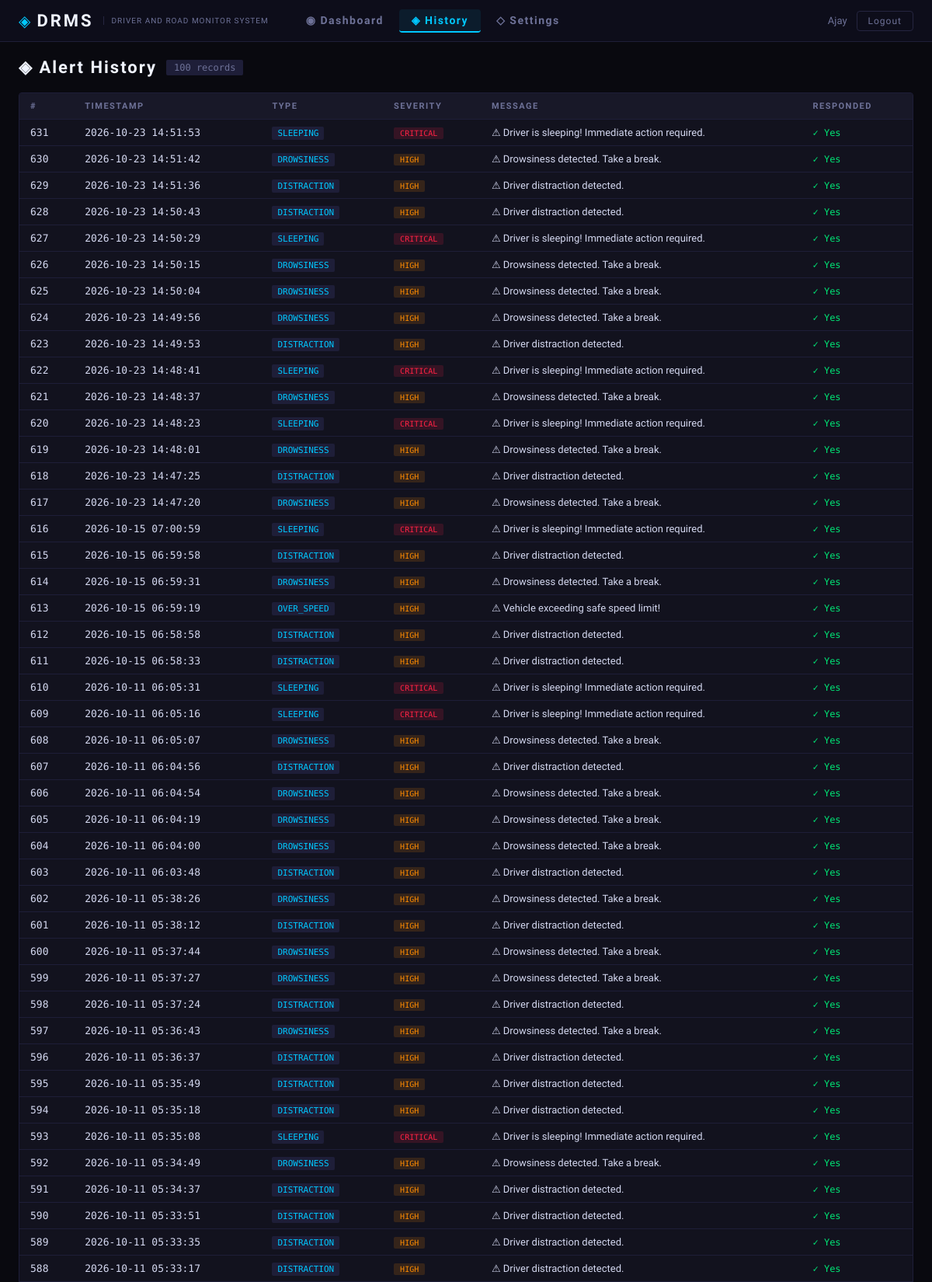
The app's page /history (signed in, upper part) with its own data.
### database/db.py (models this page shows)
class Alert(Base):
    __tablename__ = 'alerts'
    id         = Column(Integer, primary_key=True)
    alert_type = Column(String(50), nullable=False)   # e.g. 'DROWSINESS', 'LANE_DEVIATION'
    severity   = Column(String(20), nullable=False)   # 'LOW', 'MEDIUM', 'HIGH', 'CRITICAL'
    message    = Column(Text)
    timestamp  = Column(DateTime, default=datetime.utcnow)
    responded  = Column(Boolean, default=False)
    emergency_messages = relationship('EmergencyMessage', back_populates='alert', cascade='all, delete')

### app.py (the view)
@app.route('/history')
def history():
    if 'user_id' not in session:
        return redirect(url_for('login'))
    alerts = get_alert_history(limit=100)
    return render_template('history.html', alerts=alerts,
                           user_name=session.get('user_name', 'Driver'))

### database/db.py (called while the page is built)
def get_db():
    return SessionLocal()

def get_alert_history(limit: int = 50):
    db = get_db()
    try:
        return (db.query(Alert)
                  .order_by(Alert.timestamp.desc())
                  .limit(limit)
                  .all())
    finally:
        db.close()

### templates/history.html (shortened to what this page needs)
{% extends "base.html" %}
{% block content %}
<div class="page-header">
  <h2>◈ Alert History</h2>
  <span class="record-count">{{ alerts|length }} records</span>
</div>
<div class="history-table-wrap">
  <table class="history-table">
    <thead>
      <tr>
        <th>#</th>
        <th>Timestamp</th>
        <th>Type</th>
        <th>Severity</th>
        <th>Message</th>
        <th>Responded</th>
      </tr>
    </thead>
    <tbody>
      {% if alerts %}
        {% for a in alerts %}
        <tr class="row-{{ a.severity | lower }}">
          <td class="mono">{{ a.id }}</td>
          <td class="mono">{{ a.timestamp.strftime('%Y-%m-%d %H:%M:%S') }}</td>
          <td><span class="type-badge">{{ a.alert_type }}</span></td>
          <td><span class="severity-badge sev-{{ a.severity | lower }}">{{ a.severity }}</span></td>
          <td>{{ a.message }}</td>
          <td>{% if a.responded %}<span class="responded-yes">✓ Yes</span>{% else %}<span class="responded-no">✗ No</span>{% endif %}</td>
        </tr>
        {% endfor %}
      {% else %}
        <tr><td colspan="6" class="no-data">No alerts recorded yet.</td></tr>
      {% endif %}
    </tbody>
  </table>
</div>
{% endblock %}

### templates/base.html (shortened to what this page needs)
<!DOCTYPE html>
<html lang="en">
<head>
  <link rel="stylesheet" href="{{ url_for('static', filename='css/style.css', v='3') }}"/>
</head>
<body{% block body_class %}{% endblock %}>
  {% block nav %}
  <nav class="topnav">
    <div class="nav-brand">
      <span class="brand-icon">◈</span>
      <span class="brand-name"><a href="{{ url_for('landing') }}" style="color: inherit; text-decoration: none;">DRMS</a></span>
      <span class="brand-sub">Driver And Road Monitor System</span>
    </div>
    <div class="nav-links">
      <a href="{{ url_for('dashboard') }}" class="nav-link {% if request.endpoint == 'dashboard' %}active{% endif %}">
        ◉ Dashboard
      </a>
      <a href="{{ url_for('history') }}" class="nav-link {% if request.endpoint == 'history' %}active{% endif %}">
        ◈ History
      </a>
      <a href="{{ url_for('settings') }}" class="nav-link {% if request.endpoint == 'settings' %}active{% endif %}">
        ◇ Settings
      </a>
    </div>
    <div class="nav-user">
      <span class="user-name">{{ user_name }}</span>
      <a href="{{ url_for('logout') }}" class="btn-logout">Logout</a>
    </div>
  </nav>
  {% endblock %}
  {% block main %}
  <main class="main-content">
    {% block content %}{% endblock %}
  </main>
  {% endblock %}
</body>
</html>

### static/css/style.css (style rules this page uses)
:root { --bg: #09090f; --bg2: #0d0d1a; --bg3: #111120; --panel: #12121e; --panel2: #181828; --border: #1e1e38; --border2: #252540; --accent: #00c8ff; --accent2: #0090cc; --warn: #ff8c00; --danger: #ff2244; --success: #00e676; --purple: #7c3aed; --text: #d4d8f0; --text-dim: #6e7298; --text-bright: #f0f4ff; --font-head: 'Rajdhani', sans-serif; --font-body: 'Exo 2', sans-serif; --font-mono: 'Share Tech Mono', monospace; --radius: 4px; --shadow: 0 4px 24px rgba(0,0,0,0.6); }
*, *::before, *::after { box-sizing: border-box; margin: 0; padding: 0; }
html, body { background: var(--bg); color: var(--text); font-family: var(--font-body); font-size: 14px; min-height: 100vh; }
.topnav { display: flex; align-items: center; gap: 0; padding: 0 24px; height: 54px; background: var(--bg2); border-bottom: 1px solid var(--border); position: sticky; top: 0; z-index: 100; }
.nav-brand { display: flex; align-items: center; gap: 8px; margin-right: 32px; }
.brand-icon { color: var(--accent); font-size: 20px; }
.brand-name { font-family: var(--font-head); font-size: 22px; font-weight: 700; color: var(--text-bright); letter-spacing: 3px; }
.brand-sub { font-size: 10px; color: var(--text-dim); text-transform: uppercase; letter-spacing: 1px; border-left: 1px solid var(--border2); padding-left: 10px; margin-left: 4px; }
.nav-links { display: flex; gap: 4px; flex: 1; }
.nav-link { padding: 6px 16px; font-family: var(--font-head); font-size: 14px; font-weight: 600; letter-spacing: 1.5px; color: var(--text-dim); text-decoration: none; border-radius: var(--radius); transition: all 0.2s; }
.nav-link.active { color: var(--accent); background: rgba(0,200,255,0.08); border-bottom: 2px solid var(--accent); }
.nav-user { display: flex; align-items: center; gap: 12px; }
.user-name { font-family: var(--font-head); font-size: 13px; color: var(--text-dim); }
.btn-logout { padding: 5px 14px; background: transparent; border: 1px solid var(--border2); color: var(--text-dim); border-radius: var(--radius); font-family: var(--font-head); font-size: 12px; letter-spacing: 1px; cursor: pointer; transition: all 0.2s; text-decoration: none; }
.main-content { padding: 20px 24px 40px; }
.mono { font-family: var(--font-mono); }
.sev-critical { background: rgba(255,34,68,0.2); color: var(--danger); }
.sev-high { background: rgba(255,140,0,0.2); color: var(--warn); }
.page-header { display: flex; align-items: center; gap: 12px; margin-bottom: 20px; }
.page-header h2 { font-family: var(--font-head); font-size: 22px; letter-spacing: 2px; color: var(--text-bright); }
.record-count { font-family: var(--font-mono); font-size: 12px; background: var(--border); padding: 3px 10px; border-radius: 2px; color: var(--text-dim); }
.history-table-wrap { background: var(--panel); border: 1px solid var(--border); border-radius: var(--radius); overflow: auto; }
.history-table { width: 100%; border-collapse: collapse; font-size: 13px; }
.history-table th { font-family: var(--font-head); font-size: 11px; letter-spacing: 1.5px; text-transform: uppercase; color: var(--text-dim); padding: 10px 14px; background: var(--panel2); border-bottom: 1px solid var(--border); text-align: left; white-space: nowrap; }
.history-table td { padding: 9px 14px; border-bottom: 1px solid var(--border); color: var(--text); }
.type-badge { font-family: var(--font-mono); font-size: 11px; background: var(--border); padding: 2px 7px; border-radius: 2px; color: var(--accent); }
.severity-badge { font-family: var(--font-mono); font-size: 10px; padding: 2px 8px; border-radius: 2px; }
.sev-critical { background: rgba(255,34,68,0.15); color: var(--danger); }
.sev-high { background: rgba(255,140,0,0.15); color: var(--warn); }
.responded-yes { color: var(--success); font-family: var(--font-mono); font-size: 12px; }

### records on screen
Alert: id "631", timestamp "2026-10-23 14:51:53", alert_type "SLEEPING", severity "CRITICAL", message "⚠ Driver is sleeping! Immediate action required.", responded "✓ Yes"
Alert: id "630", timestamp "2026-10-23 14:51:42", alert_type "DROWSINESS", severity "HIGH", message "⚠ Drowsiness detected. Take a break.", responded "✓ Yes"
Alert: id "629", timestamp "2026-10-23 14:51:36", alert_type "DISTRACTION", severity "HIGH", message "⚠ Driver distraction detected.", responded "✓ Yes"
Alert: id "628", timestamp "2026-10-23 14:50:43", alert_type "DISTRACTION", severity "HIGH", message "⚠ Driver distraction detected.", responded "✓ Yes"
Alert: id "627", timestamp "2026-10-23 14:50:29", alert_type "SLEEPING", severity "CRITICAL", message "⚠ Driver is sleeping! Immediate action required.", responded "✓ Yes"
Alert: id "626", timestamp "2026-10-23 14:50:15", alert_type "DROWSINESS", severity "HIGH", message "⚠ Drowsiness detected. Take a break.", responded "✓ Yes"
Alert: id "625", timestamp "2026-10-23 14:50:04", alert_type "DROWSINESS", severity "HIGH", message "⚠ Drowsiness detected. Take a break.", responded "✓ Yes"
Alert: id "624", timestamp "2026-10-23 14:49:56", alert_type "DROWSINESS", severity "HIGH", message "⚠ Drowsiness detected. Take a break.", responded "✓ Yes"
Alert: id "623", timestamp "2026-10-23 14:49:53", alert_type "DISTRACTION", severity "HIGH", message "⚠ Driver distraction detected.", responded "✓ Yes"
Alert: id "622", timestamp "2026-10-23 14:48:41", alert_type "SLEEPING", severity "CRITICAL", message "⚠ Driver is sleeping! Immediate action required.", responded "✓ Yes"
Alert: id "621", timestamp "2026-10-23 14:48:37", alert_type "DROWSINESS", severity "HIGH", message "⚠ Drowsiness detected. Take a break.", responded "✓ Yes"
Alert: id "620", timestamp "2026-10-23 14:48:23", alert_type "SLEEPING", severity "CRITICAL", message "⚠ Driver is sleeping! Immediate action required.", responded "✓ Yes"
Alert: id "619", timestamp "2026-10-23 14:48:01", alert_type "DROWSINESS", severity "HIGH", message "⚠ Drowsiness detected. Take a break.", responded "✓ Yes"
Alert: id "618", timestamp "2026-10-23 14:47:25", alert_type "DISTRACTION", severity "HIGH", message "⚠ Driver distraction detected.", responded "✓ Yes"
Alert: id "617", timestamp "2026-10-23 14:47:20", alert_type "DROWSINESS", severity "HIGH", message "⚠ Drowsiness detected. Take a break.", responded "✓ Yes"
Alert: id "616", timestamp "2026-10-15 07:00:59", alert_type "SLEEPING", severity "CRITICAL", message "⚠ Driver is sleeping! Immediate action required.", responded "✓ Yes"
Alert: id "615", timestamp "2026-10-15 06:59:58", alert_type "DISTRACTION", severity "HIGH", message "⚠ Driver distraction detected.", responded "✓ Yes"
Alert: id "614", timestamp "2026-10-15 06:59:31", alert_type "DROWSINESS", severity "HIGH", message "⚠ Drowsiness detected. Take a break.", responded "✓ Yes"
Alert: id "613", timestamp "2026-10-15 06:59:19", alert_type "OVER_SPEED", severity "HIGH", message "⚠ Vehicle exceeding safe speed limit!", responded "✓ Yes"
Alert: id "612", timestamp "2026-10-15 06:58:58", alert_type "DISTRACTION", severity "HIGH", message "⚠ Driver distraction detected.", responded "✓ Yes"
Alert: id "611", timestamp "2026-10-15 06:58:33", alert_type "DISTRACTION", severity "HIGH", message "⚠ Driver distraction detected.", responded "✓ Yes"
Alert: id "610", timestamp "2026-10-11 06:05:31", alert_type "SLEEPING", severity "CRITICAL", message "⚠ Driver is sleeping! Immediate action required.", responded "✓ Yes"
Alert: id "609", timestamp "2026-10-11 06:05:16", alert_type "SLEEPING", severity "CRITICAL", message "⚠ Driver is sleeping! Immediate action required.", responded "✓ Yes"
Alert: id "608", timestamp "2026-10-11 06:05:07", alert_type "DROWSINESS", severity "HIGH", message "⚠ Drowsiness detected. Take a break.", responded "✓ Yes"
Alert: id "607", timestamp "2026-10-11 06:04:56", alert_type "DISTRACTION", severity "HIGH", message "⚠ Driver distraction detected.", responded "✓ Yes"
Alert: id "606", timestamp "2026-10-11 06:04:54", alert_type "DROWSINESS", severity "HIGH", message "⚠ Drowsiness detected. Take a break.", responded "✓ Yes"
Alert: id "605", timestamp "2026-10-11 06:04:19", alert_type "DROWSINESS", severity "HIGH", message "⚠ Drowsiness detected. Take a break.", responded "✓ Yes"
Alert: id "604", timestamp "2026-10-11 06:04:00", alert_type "DROWSINESS", severity "HIGH", message "⚠ Drowsiness detected. Take a break.", responded "✓ Yes"
Alert: id "603", timestamp "2026-10-11 06:03:48", alert_type "DISTRACTION", severity "HIGH", message "⚠ Driver distraction detected.", responded "✓ Yes"
Alert: id "602", timestamp "2026-10-11 05:38:26", alert_type "DROWSINESS", severity "HIGH", message "⚠ Drowsiness detected. Take a break.", responded "✓ Yes"
Alert: id "601", timestamp "2026-10-11 05:38:12", alert_type "DISTRACTION", severity "HIGH", message "⚠ Driver distraction detected.", responded "✓ Yes"
Alert: id "600", timestamp "2026-10-11 05:37:44", alert_type "DROWSINESS", severity "HIGH", message "⚠ Drowsiness detected. Take a break.", responded "✓ Yes"
Alert: id "599", timestamp "2026-10-11 05:37:27", alert_type "DROWSINESS", severity "HIGH", message "⚠ Drowsiness detected. Take a break.", responded "✓ Yes"
Alert: id "598", timestamp "2026-10-11 05:37:24", alert_type "DISTRACTION", severity "HIGH", message "⚠ Driver distraction detected.", responded "✓ Yes"
Alert: id "597", timestamp "2026-10-11 05:36:43", alert_type "DROWSINESS", severity "HIGH", message "⚠ Drowsiness detected. Take a break.", responded "✓ Yes"
Alert: id "596", timestamp "2026-10-11 05:36:37", alert_type "DISTRACTION", severity "HIGH", message "⚠ Driver distraction detected.", responded "✓ Yes"
Alert: id "595", timestamp "2026-10-11 05:35:49", alert_type "DISTRACTION", severity "HIGH", message "⚠ Driver distraction detected.", responded "✓ Yes"
Alert: id "594", timestamp "2026-10-11 05:35:18", alert_type "DISTRACTION", severity "HIGH", message "⚠ Driver distraction detected.", responded "✓ Yes"
Alert: id "593", timestamp "2026-10-11 05:35:08", alert_type "SLEEPING", severity "CRITICAL", message "⚠ Driver is sleeping! Immediate action required.", responded "✓ Yes"
Alert: id "592", timestamp "2026-10-11 05:34:49", alert_type "DROWSINESS", severity "HIGH", message "⚠ Drowsiness detected. Take a break.", responded "✓ Yes"
Alert: id "591", timestamp "2026-10-11 05:34:37", alert_type "DISTRACTION", severity "HIGH", message "⚠ Driver distraction detected.", responded "✓ Yes"
Alert: id "590", timestamp "2026-10-11 05:33:51", alert_type "DISTRACTION", severity "HIGH", message "⚠ Driver distraction detected.", responded "✓ Yes"
Alert: id "589", timestamp "2026-10-11 05:33:35", alert_type "DISTRACTION", severity "HIGH", message "⚠ Driver distraction detected.", responded "✓ Yes"
Alert: id "588", timestamp "2026-10-11 05:33:17", alert_type "DISTRACTION", severity "HIGH", message "⚠ Driver distraction detected.", responded "✓ Yes"

### other values on screen
{{ user_name }} "Ajay"
{{ alerts|length }} "100"
